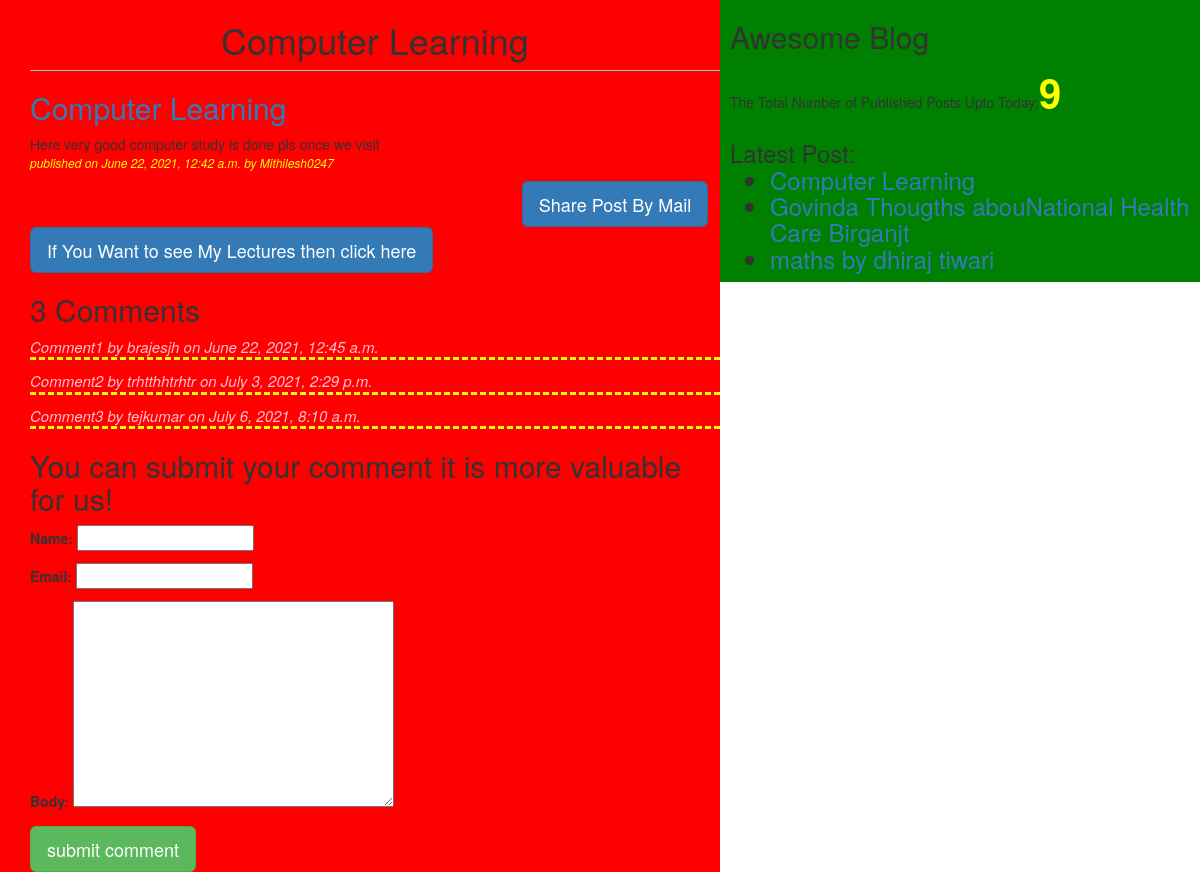
The app's page /2021/06/22/computer-learning/ with its own data.
### blogapp/models.py (models this page shows, shortened)
class Post(models.Model):
	STATUS_CHOICES=(('draft','Draft'),('published','Published'))
	title=models.CharField(max_length=256)
	slug=models.SlugField(max_length=264,unique_for_date='publish')
	author=models.ForeignKey(User,related_name='blog_posts')
	body=models.TextField()
	publish=models.DateTimeField(default=timezone.now)
	created=models.DateTimeField(auto_now_add=True)
	updated=models.DateTimeField(auto_now=True)
	status=models.CharField(max_length=10,choices=STATUS_CHOICES,default='draft')
	objects=CustomManager()
	tags=TaggableManager()
	class Meta:
		ordering=('-publish',)
	def get_absolute_url(self):
	    return reverse('post_detail',args=[self.publish.year,
	    self.publish.strftime('%m'),self.publish.strftime('%d'),self.slug])

class Comment(models.Model):
	post=models.ForeignKey(Post,related_name='comments')
	name=models.CharField(max_length=36)
	email=models.EmailField()
	body=models.TextField()
	created=models.DateTimeField(auto_now_add=True)
	updated=models.DateTimeField(auto_now=True)
	active=models.BooleanField(default=True)

### blogapp/views.py (the view)
def post_detail_view(request,year,month,day,post):
    post=get_object_or_404(Post,slug=post,
    	                        status='published',
    	                        publish__year=year,
    	                        publish__month=month,
    	                        publish__day=day)
    comments=post.comments.filter(active=True)
    csubmit=False
    if request.method=='POST':
    	form=CommentForm(request.POST)
    	if form.is_valid():
    		new_comment=form.save(commit=False)
    		new_comment.post=post
    		new_comment.save()
    		csubmit=True;
    else:
        form=CommentForm()
    return render(request,'detail.html',{'post':post,'form':form,
        'csubmit':csubmit,'comments':comments})

### blogapp/forms.py
class CommentForm(forms.ModelForm):
	class Meta:
		model=Comment
		fields=('name','email','body')

### blogapp/templatetags/blog_tags.py (called while the page is built)
@register.simple_tag
def total_posts():
	return  Post.objects.count()

@register.inclusion_tag('latestpost.html')
def show_latest_posts():
    latest_posts=Post.objects.order_by('-publish')[:3]
    return{'latest_posts':latest_posts}

### blogapp/templates/detail.html (shortened to what this page needs)
{%extends 'base.html'%}
{%block content%}
<h1>{{post.title}}</h1>
<a href=""><h2>{{post.title}}</h2></a>
{{post.body}}
<p id="date">published on {{post.publish}} by {{post.author|title}}</p>
<div class="container" align="center">
	<a href="/{{post.id}}/share" class="btn btn-primary btn-lg" >Share Post By Mail</a>
</div>
<a href="https://www.youtube.com/channel/UCSHosDak3ESWIK1hT70GOJg/videos" class="btn btn-primary btn-lg">If You Want to see My Lectures then click here</a>
{% with comments.count as comments_count%}
<h2>{{comments_count}} Comment{{comments_count|pluralize}}</h2>
{%endwith%}
{% if comments %}
{%for comment in comments%}
<p id="ch">Comment{{forloop.counter}} by {{comment.name}} on {{comment.created}}</p>
{%endfor%}
{%else%}
<p>There are no Comments Yet|</p>
{%endif%}
{%if csubmit %}
<h2>Your comments added successfully</h2>
{%else%}
<h2> You can submit your comment it is more valuable for us!</h2>
<form method="POST">
	{{form.as_p}}
	<input type="submit" class="btn btn-success btn-lg" value="submit comment">
</form>
	{%endif%}
{%endblock%}

### blogapp/templates/base.html (shortened to what this page needs)
<!DOCTYPE html>
{%load blog_tags%}
{%load staticfiles%}
<html>
<head>
	<link rel="stylesheet" href="https://maxcdn.bootstrapcdn.com/bootstrap/3.4.1/css/bootstrap.min.css">
	{%load static%}
	<link rel="stylesheet" type="text/css" href="{%static 'blog.css'%}">
</head>
<body>
<div class="content">
	{%block content%}{%endblock%}
</div>
<div class="sidebar">
	<h2>Awesome Blog</h2>
	<p>The Total Number of Published Posts Upto Today:<span id="pcount">{%total_posts%}</span></p>
	<h3>Latest Post:{%show_latest_posts%}</h3>
</div>
</body>
</html>

### blogapp/templates/latestpost.html
<ul>
	{% for post in latest_posts%}
	<li><a href="{{post.get_absolute_url}}">{{post.title}}</a></li>
	{%endfor%}
</ul>

### blogapp/static/blog.css (style rules this page uses)
.content { width:60%; float: left; padding: 0 0 0 30px; background:red; height:100%; }
.sidebar { width:40%; float: right; padding:0 0 0 10px; background:green; height:100%; }
h1 { text-align: center; border-bottom:1px solid #bbb; padding-bottom:10px; }
#date { color: yellow; font-size: 12px; font-style: italic; }
#ch { color: pink; font-size:15px; font-style: italic; border-bottom:3px dashed yellow; }
#pcount { font-size: 40px; color: yellow; font-weight: bold; }

### records on screen
Post: title "Computer Learning", body "Here very good computer study is done pls once we visit", publish "June 22, 2021, 12:42 a.m.", author "Mithilesh0247"
Comment: name "brajesjh", created "June 22, 2021, 12:45 a.m."
Comment: name "trhtthhtrhtr", created "July 3, 2021, 2:29 p.m."
Comment: name "tejkumar", created "July 6, 2021, 8:10 a.m."
Post: title "Govinda Thougths abouNational Health Care Birganjt"
Post: title "maths by dhiraj tiwari"

### other values on screen
{{ comments_count }} "3"
